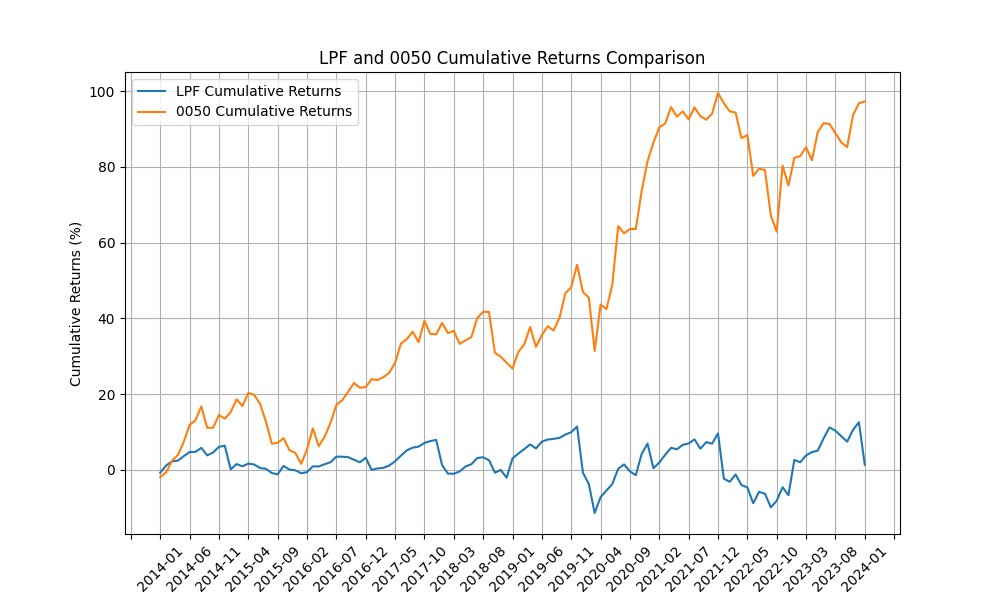

The script that drew this image:
# 探討勞退基金和 0050ETF 報酬率之關係

import urllib.request as req
import bs4
import csv
from datetime import datetime
import yfinance as yf
import pandas as pd
import matplotlib.pyplot as plt


# 爬蟲抓取勞動部勞退基金績效
url = "https://www.blf.gov.tw/49200/49255/49261/49269/49279/73028/post"
request = req.Request(url,
    headers={
            "User-Agent":"Mozilla/5.0 (Windows NT 10.0; Win64; x64) AppleWebKit/537.36 (KHTML, like Gecko) Chrome/122.0.0.0 Safari/537.36"
    }
) 
with req.urlopen(request) as response:
    data = response.read().decode("utf-8")

soup = bs4.BeautifulSoup(data, "html.parser")
rows = soup.find_all('tr')[5:-15]

with open('output.csv', 'w', newline ='', encoding ='utf-8') as csvfile:
    csvwriter = csv.writer(csvfile)
    
    for row in rows:
        row_data = []
        td_tags = row.find_all('td')
        
        # 刪除最後一欄的公布時間
        for i, td_tag in enumerate(td_tags):
            if i != len(td_tags) - 1:       # 檢查目前 <td> 標籤是否為最後一列數據，若不是，則將其內容新增至 row_data 清單中
                row_data.append(td_tag.text.strip())
        
       # 删除字串中的"年"和"月份"
        year_month = row_data[0].replace("年", "-").replace("月份", "")
        year, month = map(int, year_month.split('-'))
        year += 1911
        
        # 將年份和月份轉換為datetime格式
        date_obj = datetime(year, month, 1)                
        row_data[0] = date_obj.strftime("%Y-%m-%d") 
        
        csvwriter.writerow(row_data)

# 將日期列解析為時間索引
df = pd.read_csv('output.csv', parse_dates = [0], index_col=0, header=None)     # 沒有指定 header=None 參數，導致Pandas將第一行資料作為列名，而不是資料行。
df.to_csv('output.csv', encoding ='utf-8-sig')
df.index = df.index.strftime('%Y-%m')
df.set_axis(["0050_returns"], axis="columns", inplace=True)
df['0050_returns'] = df['0050_returns'].str.strip('%').astype(float)

# 下載0050數據
stock_data = yf.download('0050.TW', start ='2013-12-31', end = '2024-1-31')
stock_data = stock_data['Close']

monthly_returns = (stock_data.resample('BM').last().pct_change(1)* 100)    # 每月收盤價相對於前一月的變化百分比
monthly_returns.index = monthly_returns.index.strftime("%Y-%m")
monthly_returns = monthly_returns.dropna()      # 刪除2013-12的遺失值

# 合并DataFrame
merged_df = pd.concat([df, monthly_returns], axis=1, join='inner')
merged_df.set_axis(['LPF_returns', '0050_returns'], axis="columns", inplace=True)
merged_df = merged_df[::-1]     # 把順序倒過來

cumulative_returns = merged_df.cumsum()

# 繪製折線圖
plt.figure(figsize=(10, 6))
plt.plot(merged_df.index, merged_df['LPF_returns'], label='LPF Cumulative Returns')
plt.plot(cumulative_returns.index, cumulative_returns['0050_returns'], label='0050 Cumulative Returns')

# 添加圖例和標籤
plt.legend()
plt.xlabel('Date')
plt.xticks(rotation=45)
plt.gca().xaxis.set_major_locator(plt.MultipleLocator(5))       # 避免標籤的字重疊
plt.ylabel('Cumulative Returns (%)')
plt.title('LPF and 0050 Cumulative Returns Comparison')
plt.grid(True)
plt.show()
